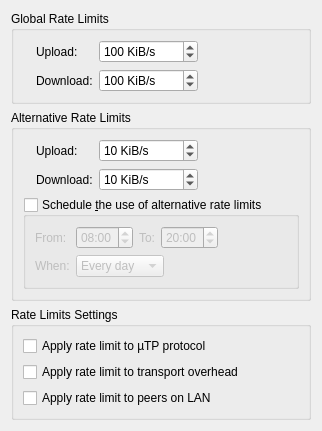
          <widget class="QWidget" name="scrollAreaWidgetContents_9">
           <property name="geometry">
            <rect>
             <x>0</x>
             <y>0</y>
             <width>302</width>
             <height>408</height>
            </rect>
           </property>
           <layout class="QVBoxLayout" name="verticalLayout_5">
            <item>
             <widget class="QGroupBox" name="rateLimitBox">
              <property name="title">
               <string>Global Rate Limits</string>
              </property>
              <layout class="QGridLayout" name="rateLimitBoxLayout">
               <item row="0" column="2">
                <widget class="QSpinBox" name="spinUploadLimit">
                 <property name="specialValueText">
                  <string>∞</string>
                 </property>
                 <property name="suffix">
                  <string> KiB/s</string>
                 </property>
                 <property name="maximum">
                  <number>2000000</number>
                 </property>
                 <property name="value">
                  <number>100</number>
                 </property>
                </widget>
               </item>
               <item row="1" column="2">
                <widget class="QSpinBox" name="spinDownloadLimit">
                 <property name="specialValueText">
                  <string>∞</string>
                 </property>
                 <property name="suffix">
                  <string> KiB/s</string>
                 </property>
                 <property name="maximum">
                  <number>2000000</number>
                 </property>
                 <property name="value">
                  <number>100</number>
                 </property>
                </widget>
               </item>
               <item row="0" column="0" rowspan="2">
                <widget class="QLabel" name="labelGlobalRate"/>
               </item>
               <item row="0" column="3">
                <spacer name="horizontalSpacer">
                 <property name="orientation">
                  <enum>Qt::Horizontal</enum>
                 </property>
                 <property name="sizeHint" stdset="0">
                  <size>
                   <width>40</width>
                   <height>20</height>
                  </size>
                 </property>
                </spacer>
               </item>
               <item row="0" column="1">
                <widget class="QLabel" name="label_10">
                 <property name="text">
                  <string>Upload:</string>
                 </property>
                </widget>
               </item>
               <item row="1" column="1">
                <widget class="QLabel" name="label_11">
                 <property name="text">
                  <string>Download:</string>
                 </property>
                </widget>
               </item>
              </layout>
             </widget>
            </item>
            <item>
             <widget class="QGroupBox" name="altRateLimitBox">
              <property name="title">
               <string>Alternative Rate Limits</string>
              </property>
              <layout class="QGridLayout" name="gridLayout_6">
               <item row="1" column="2">
                <widget class="QSpinBox" name="spinDownloadLimitAlt">
                 <property name="specialValueText">
                  <string>∞</string>
                 </property>
                 <property name="suffix">
                  <string> KiB/s</string>
                 </property>
                 <property name="maximum">
                  <number>2000000</number>
                 </property>
                 <property name="value">
                  <number>10</number>
                 </property>
                </widget>
               </item>
               <item row="0" column="0" rowspan="2">
                <widget class="QLabel" name="labelAltRate"/>
               </item>
               <item row="2" column="0" colspan="4">
                <widget class="QGroupBox" name="groupBoxSchedule">
                 <property name="title">
                  <string>Schedule &amp;the use of alternative rate limits</string>
                 </property>
                 <property name="checkable">
                  <bool>true</bool>
                 </property>
                 <property name="checked">
                  <bool>false</bool>
                 </property>
                 <layout class="QGridLayout" name="gridLayout_7">
                  <item row="0" column="0">
                   <widget class="QLabel" name="label_6">
                    <property name="toolTip">
                     <string>Start time</string>
                    </property>
                    <property name="text">
                     <string comment="From start time">From:</string>
                    </property>
                   </widget>
                  </item>
                  <item row="0" column="3">
                   <widget class="QTimeEdit" name="timeEditScheduleTo">
                    <property name="wrapping">
                     <bool>true</bool>
                    </property>
                    <property name="displayFormat">
                     <string notr="true">hh:mm</string>
                    </property>
                    <property name="time">
                     <time>
                      <hour>20</hour>
                      <minute>0</minute>
                      <second>0</second>
                     </time>
                    </property>
                   </widget>
                  </item>
                  <item row="0" column="2">
                   <widget class="QLabel" name="label_17">
                    <property name="toolTip">
                     <string>End time</string>
                    </property>
                    <property name="text">
                     <string comment="To end time">To:</string>
                    </property>
                   </widget>
                  </item>
                  <item row="0" column="1">
                   <widget class="QTimeEdit" name="timeEditScheduleFrom">
                    <property name="wrapping">
                     <bool>true</bool>
                    </property>
                    <property name="displayFormat">
                     <string notr="true">hh:mm</string>
                    </property>
                    <property name="calendarPopup">
                     <bool>false</bool>
                    </property>
                    <property name="time">
                     <time>
                      <hour>8</hour>
                      <minute>0</minute>
                      <second>0</second>
                     </time>
                    </property>
                   </widget>
                  </item>
                  <item row="1" column="0">
                   <widget class="QLabel" name="label_18">
                    <property name="text">
                     <string>When:</string>
                    </property>
                   </widget>
                  </item>
                  <item row="1" column="1" colspan="3">
                   <widget class="QComboBox" name="comboBoxScheduleDays">
                    <property name="sizePolicy">
                     <sizepolicy hsizetype="Fixed" vsizetype="Fixed">
                      <horstretch>0</horstretch>
                      <verstretch>0</verstretch>
                     </sizepolicy>
                    </property>
                    <item>
                     <property name="text">
                      <string>Every day</string>
                     </property>
                    </item>
                    <item>
                     <property name="text">
                      <string>Weekdays</string>
                     </property>
                    </item>
                    <item>
                     <property name="text">
                      <string>Weekends</string>
                     </property>
                    </item>
                   </widget>
                  </item>
                  <item row="0" column="4">
                   <spacer name="horizontalSpacer_8">
                    <property name="orientation">
                     <enum>Qt::Horizontal</enum>
                    </property>
                    <property name="sizeHint" stdset="0">
                     <size>
                      <width>40</width>
                      <height>20</height>
                     </size>
                    </property>
                   </spacer>
                  </item>
                 </layout>
                </widget>
               </item>
               <item row="0" column="2">
                <widget class="QSpinBox" name="spinUploadLimitAlt">
                 <property name="specialValueText">
                  <string>∞</string>
                 </property>
                 <property name="suffix">
                  <string> KiB/s</string>
                 </property>
                 <property name="maximum">
                  <number>2000000</number>
                 </property>
                 <property name="value">
                  <number>10</number>
                 </property>
                </widget>
               </item>
               <item row="0" column="3">
                <spacer name="horizontalSpacer_5">
                 <property name="orientation">
                  <enum>Qt::Horizontal</enum>
                 </property>
                 <property name="sizeHint" stdset="0">
                  <size>
                   <width>40</width>
                   <height>20</height>
                  </size>
                 </property>
                </spacer>
               </item>
               <item row="0" column="1">
                <widget class="QLabel" name="label_13">
                 <property name="text">
                  <string>Upload:</string>
                 </property>
                </widget>
               </item>
               <item row="1" column="1">
                <widget class="QLabel" name="label_14">
                 <property name="text">
                  <string>Download:</string>
                 </property>
                </widget>
               </item>
              </layout>
             </widget>
            </item>
            <item>
             <widget class="QGroupBox" name="rateLimitsGroupBox">
              <property name="title">
               <string>Rate Limits Settings</string>
              </property>
              <layout class="QVBoxLayout" name="verticalLayout_30">
               <item>
                <widget class="QCheckBox" name="checkLimituTPConnections">
                 <property name="text">
                  <string>Apply rate limit to µTP protocol</string>
                 </property>
                </widget>
               </item>
               <item>
                <widget class="QCheckBox" name="checkLimitTransportOverhead">
                 <property name="text">
                  <string>Apply rate limit to transport overhead</string>
                 </property>
                </widget>
               </item>
               <item>
                <widget class="QCheckBox" name="checkLimitLocalPeerRate">
                 <property name="text">
                  <string>Apply rate limit to peers on LAN</string>
                 </property>
                </widget>
               </item>
              </layout>
             </widget>
            </item>
            <item>
             <spacer name="verticalSpacer_2">
              <property name="orientation">
               <enum>Qt::Vertical</enum>
              </property>
              <property name="sizeHint" stdset="0">
               <size>
                <width>20</width>
                <height>40</height>
               </size>
              </property>
             </spacer>
            </item>
           </layout>
          </widget>
